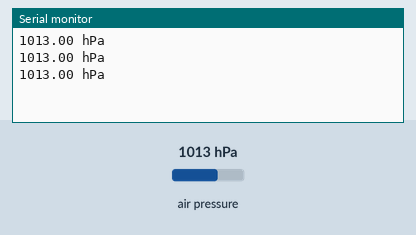
The sketch below on a simulated Arduino Mega 2560, built with avr-gcc and run on an emulated ATmega2560. On the bench: the last lines printed to the serial monitor. Inputs (shaded band) come from the test bench; at power-on: air pressure 1013 hPa.

Above: at 2.2 s.
2.3 s: air pressure set to 952 hPa
At 2.9 s:
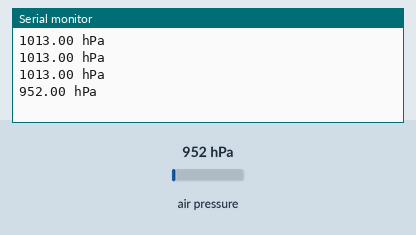
3.8 s: air pressure set to 975 hPa
At 4.4 s:
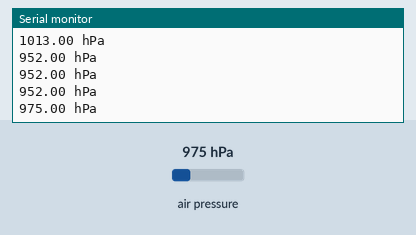
Timing chart, 0 to 6.8 s (numbered marks = the images above; inputs shaded):
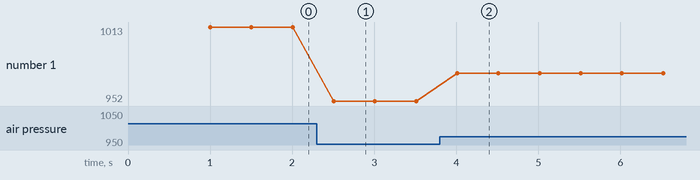

Measured:
- after the input at 2.3 s, the serial monitor: prints a new line after 0.21 s (image 1)
- after the input at 3.8 s, the serial monitor: prints a new line after 0.21 s (image 2)
- plotted number 1: 1013 → 952 after the input at 2.3 s, 952 → 975 after the input at 3.8 s

The sketch:

bme280_i2c.ino
```cpp
#include <Adafruit_BME280.h>

Adafruit_BME280 bme;

void setup() {
  Serial.begin(115200);

  // BNO055の初期化
  pinMode(21, INPUT_PULLUP);
  pinMode(22, INPUT_PULLUP);

  if (!bme.begin(0x76, &Wire)) {
    Serial.println("Could not find a valid BME280 sensor, check wiring!");
    while (1);
  }

  delay(1000);
}

void loop() {
  Serial.print(bme.readPressure() / 100.0F);
  Serial.println(" hPa");

  delay(500);
}
```
